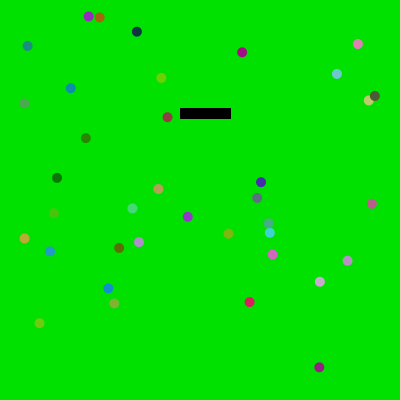
Frame 1 (no input)
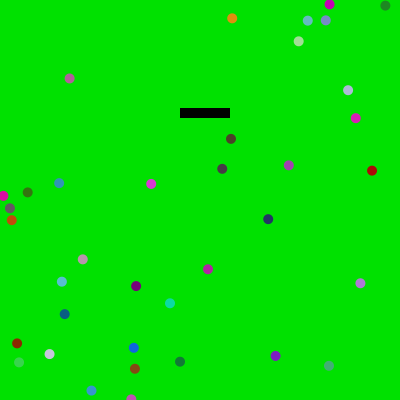
Frame 60 (the mouse pressed at the canvas centre just before this capture)
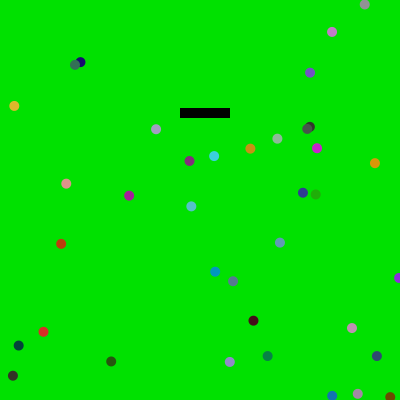
Frame 120 (the mouse held since frame 60 and released just before this capture)

The Processing sketch that drew these frames (run headless with seeded random() and noise(); from frame 60 on, the mouse is pressed at the canvas centre):

// Processing sketch: processing_83475
// ── processing_83475.pde

paddle pete;
ball phillip;
ball a;
ball b;
ball c;
ball az;
ball bz;
ball cz;
ball an;
ball bn;
ball cn;
ball azn;
ball bzn;
ball czn;
ball ar;
ball br;
ball cr;
ball azr;
ball bzr;
ball czr;
ball ae;
ball be;
ball ce;

ball aze;
ball bze;
ball cze;
ball ane;
ball bne;
ball cne;
ball azne;
ball bzne;
ball czne;
ball are;
ball bre;
ball cre;
ball azre;
ball bzre;
ball czre;
void setup()
{
  size(400, 400);
  background(225);
  pete = new paddle();
  phillip = new ball();
  a = new ball();
  b = new ball();
  c = new ball();
  az = new ball();
  bz = new ball();
  cz = new ball();
  an = new ball();
  bn = new ball();
  cn = new ball();
  azn = new ball();
  bzn = new ball();
  czn = new ball();
  ar = new ball();
  br = new ball();
  cr = new ball();
  azr = new ball();
  bzr = new ball();
  czr = new ball();
  ae = new ball();
  be = new ball();
  ce = new ball();
  aze = new ball();
  bze = new ball();
  cze = new ball();
  ane = new ball();
  bne = new ball();
  cne = new ball();
  azne = new ball();
  bzne = new ball();
  czne = new ball();
  are = new ball();
  bre = new ball();
  cre = new ball();
  azre = new ball();
  bzre = new ball();
  czre = new ball();
}
void draw()
{
  background(0, 225, 0);
  //background(random(0,226),random(0,226),random(0,226));
  pete.display();
  if (keyPressed == true && key== 'a')
  {
    pete.moveleft();
  }
  if (keyPressed == true && key== 'd')
  {
    pete.moveright();
  }
  if (keyPressed == true && key== 's')
  {
    pete.movedown();
  }
  if (keyPressed == true && key== 'w')
  {
    pete.moveup();
  }
  phillip.move();
  phillip.display();
  phillip.bounce();
  a.move();
  a.display();
  a.bounce();
  b.move();
  b.display();
  b.bounce();
  c.move();
  c.display();
  c.bounce();
  az.move();
  az.display();
  az.bounce();
  bz.move();
  bz.display();
  bz.bounce();
  cz.move();
  cz.display();
  cz.bounce();
  an.move();
  an.display();
  an.bounce();
  bn.move();
  bn.display();
  bn.bounce();
  cn.move();
  cn.display();
  cn.bounce();
  azn.move();
  azn.display();
  azn.bounce();
  bzn.move();
  bzn.display();
  bzn.bounce();
  czn.move();
  czn.display();
  czn.bounce();
  ar.move();
  ar.display();
  ar.bounce();
  br.move();
  br.display();
  br.bounce();
  cr.move();
  cr.display();
  cr.bounce();
  azr.move();
  azr.display();
  azr.bounce();
  bzr.move();
  bzr.display();
  bzr.bounce();
  czr.move();
  czr.display();
  czr.bounce();
  ae.move();
  ae.display();
  ae.bounce();
  be.move();
  be.display();
  be.bounce();
  ce.move();
  ce.display();
  ce.bounce();
  aze.move();
  aze.display();
  aze.bounce();
  bze.move();
  bze.display();
  bze.bounce();
  cze.move();
  cze.display();
  cze.bounce();
  ane.move();
  ane.display();
  ane.bounce();
  bne.move();
  bne.display();
  bne.bounce();
  cne.move();
  cne.display();
  cne.bounce();
  azne.move();
  azne.display();
  azne.bounce();
  bzne.move();
  bzne.display();
  bzne.bounce();
  czne.move();
  czne.display();
  czne.bounce();
  are.move();
  are.display();
  are.bounce();
  bre.move();
  bre.display();
  bre.bounce();
  cre.move();
  cre.display();
  cre.bounce();
  azre.move();
  azre.display();
  azre.bounce();
  bzre.move();
  bzre.display();
  bzr.bounce();
  czre.move();
  czre.display();
  czre.bounce();
}
class ball
{
  float mx = random(-5, 4);
  float my = random(-5, 4);
  float x, y;
  ball()
  {
    x = random(15, 386);
    y = random(15, 386);
  }
  void move()
  {
    x = x + mx;
    y = y + my;
    if (x<0)
    {
      x=x+400;
    }
    if (x>400)
    {
      x=x-400;
    }
    if (y<0)
    {
      y=y+400;
    }
    if (y>400)
    {
      y=y-400;
    }
  }
  void display()
  {
    noStroke();
    //fill(225, 225, 225);
    fill(random(0, 225), random(0, 225), random(0, 225));
    ellipse(x, y, 10, 10);
  }
  void bounce()
  {
    //    if (dist(x, y, 0.0, y) <= 10.0 || dist(x, y, 400.0, y) <= 10.0)
    //    {
    //      //mx = 0;
    //      //mx = -mx;
    //      if(mx>0)
    //      {
    //        x=x-400;
    //        println("x is now " + x);
    //      }
    //      if(mx<0)
    //      {
    //        x=x+400;
    //      }
    //    }
    //    else if (dist(x, y, x, 0.0) <= 10.0 || dist(x, y, x, 400.0) <= 10.0)
    //    {
    //      //my = 0;
    //      my = -my;
    //      if(my>0)
    //      {
    //        y=y-400;
    //      }
    //      `                                                                        if(my<0)
    //      {
    //        y=y+400;
    //      }
    //    }
    if ( get(int(x), int(y)+10)==color(0, 0, 0) && my >=0)
    {
      my=-my;
    }
    else if ( get(int(x), int(y)-10)==color(0, 0, 0) && my <=0)
    {
      my=-my;
    }
    else if ( get(int(x)+10, int(y))==color(0, 0, 0) && mx >=0)
    {
      mx=-mx;
    }
    else if ( get(int(x)-10, int(y))==color(0, 0, 0) && mx <=0)
    {
      mx=-mx;
    }
  }
}
class paddle
{
  int sld;
  int m;
  int x;
  int y;
  paddle()
  {
    x = 230;
    y = 128;
  }
  void moveleft()
  {
    x=x-4;
  }
  void moveright()
  {
    x=x+4;
  } 
  void movedown()
  {
    y=y+4;
  }
  void moveup()
  {
    y=y-4;
  }
  void display()

  {
    fill(0);
    rect(x-50, y-20, 50, 10);
  }
}
